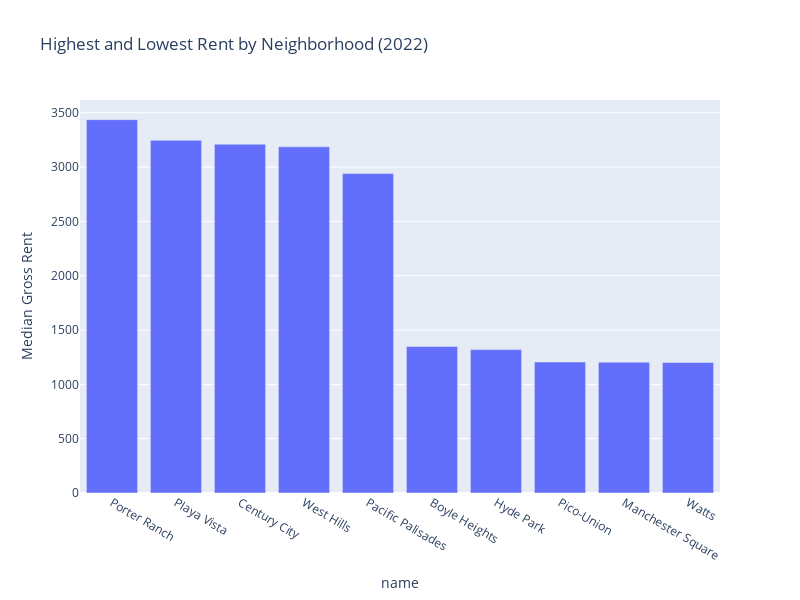

This figure's notebook cell:
### Code cell
# create table
# for interactive plots
import plotly.express as px

# Filter the DataFrame to include only specific 'grp_description' values
filtered_city = arrange[arrange['name'].isin(['Porter Ranch', 
                                                           'Playa Vista', 'Century City', 'West Hills', 'Pacific Palisades', 
                                                           'Boyle Heights', 'Hyde Park', 'Pico-Union', 'Manchester Square', 
                                                           'Watts'])]

# Plot the filtered data
rent_table = px.bar(filtered_city,
             x='name',
             y='Median Gross Rent',
             title='Highest and Lowest Rent by Neighborhood (2022)',
             width=800,  # Set the width
             height=600)  # Set the height
fig.update_layout(xaxis_title='Neighborhood', yaxis_title='Median Gross Rent')
fig.update_yaxes(tickprefix="$")

rent_table.show()

### Figure 1 — Plotly figure (JSON) as saved in the notebook; plotly's stock layout.template omitted (floating-point values rounded to 4 significant figures)
{"data": [{"alignmentgroup": "True", "hovertemplate": "name=%{x}<br>Median Gross Rent=%{y}<extra></extra>", "legendgroup": "", "marker": {"color": "#636efa", "pattern": {"shape": ""}}, "name": "", "offsetgroup": "", "orientation": "v", "showlegend": false, "textposition": "auto", "type": "bar", "x": ["Porter Ranch", "Playa Vista", "Century City", "West Hills", "Pacific Palisades", "Boyle Heights", "Hyde Park", "Pico-Union", "Manchester Square", "Watts"], "xaxis": "x", "y": [3437.0, 3247.0, 3210.0, 3186.0, 2940.0, 1348.0, 1320.0, 1206.0, 1204.0, 1201.0], "yaxis": "y"}], "layout": {"barmode": "relative", "height": 600, "legend": {"tracegroupgap": 0}, "title": {"text": "Highest and Lowest Rent by Neighborhood (2022)"}, "width": 800, "xaxis": {"anchor": "y", "autorange": true, "domain": [0, 1], "range": [-0.5, 9.5], "title": {"text": "name"}, "type": "category"}, "yaxis": {"anchor": "x", "autorange": true, "domain": [0, 1], "range": [0, 3617.0], "title": {"text": "Median Gross Rent"}, "type": "linear"}}}
